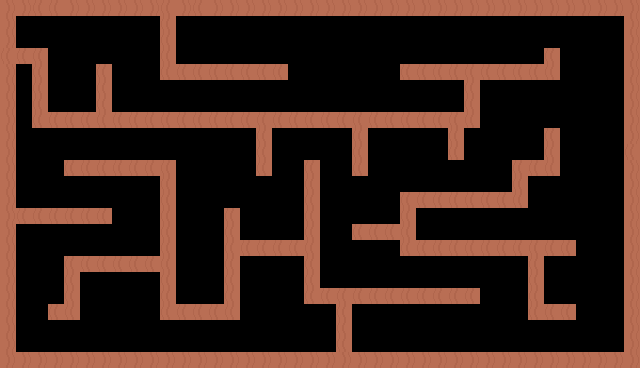

This game map was drawn from its Tiled (.tmx) file and the tilesets committed beside it. A one-line description and the trimmed map source follow:
An orthogonal 40x23 tile map with 16x16 px tiles, 1 tile layer (Tile Layer 1) and 69 objects (37x ColllisionRecs, 19x Diamond, 6x Fruit, 5x Shrinker, Player, ...).

<map version="1.10" tiledversion="1.10.2" orientation="orthogonal" renderorder="right-down" width="40" height="23" tilewidth="16" tileheight="16" infinite="0" nextlayerid="4" nextobjectid="120">
 <tileset firstgid="1" source="maize.tsx" />
 <layer id="1" name="Tile Layer 1" width="40" height="23">
  <data>[920 cells, 294 non-empty, 1 distinct tile ids]</data>
 </layer>
 <objectgroup id="2" name="Spawnpoints">
  <object id="1" name="Player" type="Player" x="64.8953" y="31.705" width="16" height="16" />
  <object id="4" name="Shrinker" type="Shrinker" x="198.853" y="28.9618" width="15.1667" height="15.5" />
  <object id="6" name="Orange" type="Fruit" x="132.872" y="32.1491" width="15" height="15" />
  <object id="21" name="Diamond" type="Diamond" x="46.0863" y="137.72" width="16.6667" height="16" />
  <object id="31" name="trophy" type="trophy" x="276.958" y="269.549" width="23.1364" height="28.5909" />
  <object id="53" name="Diamond" type="Diamond" x="93" y="287.333" width="16.6667" height="16" />
  <object id="54" name="Diamond" type="Diamond" x="193" y="250" width="16.6667" height="16" />
  <object id="55" name="Diamond" type="Diamond" x="493.667" y="316" width="16.6667" height="16" />
  <object id="56" name="Diamond" type="Diamond" x="363" y="264.667" width="16.6667" height="16" />
  <object id="57" name="Diamond" type="Diamond" x="523" y="214" width="16.6667" height="16" />
  <object id="58" name="Diamond" type="Diamond" x="595" y="84.6667" width="16.6667" height="16" />
  <object id="59" name="Diamond" type="Diamond" x="399.667" y="144" width="16.6667" height="16" />
  <object id="60" name="Orange" type="Fruit" x="282.5" y="219.833" width="15" height="15" />
  <object id="61" name="Orange" type="Fruit" x="357.833" y="312.5" width="15" height="15" />
  <object id="62" name="Orange" type="Fruit" x="451.167" y="214.5" width="15" height="15" />
  <object id="63" name="Orange" type="Fruit" x="507.833" y="267.167" width="15" height="15" />
  <object id="64" name="Orange" type="Fruit" x="553.833" y="283.167" width="15" height="15" />
  <object id="65" name="Shrinker" type="Shrinker" x="491.75" y="91.5833" width="15.1667" height="15.5" />
  <object id="66" name="Shrinker" type="Shrinker" x="597.75" y="264.917" width="15.1667" height="15.5" />
  <object id="67" name="Shrinker" type="Shrinker" x="558.417" y="326.917" width="15.1667" height="15.5" />
  <object id="68" name="Shrinker" type="Shrinker" x="417.083" y="324.917" width="15.1667" height="15.5" />
  <object id="69" name="Diamond" type="Diamond" x="191" y="146" width="16.6667" height="16" />
  <object id="70" name="Diamond" type="Diamond" x="137" y="188.667" width="16.6667" height="16" />
  <object id="71" name="Diamond" type="Diamond" x="250.333" y="324.667" width="16.6667" height="16" />
  <object id="72" name="Diamond" type="Diamond" x="247.667" y="278" width="16.6667" height="16" />
  <object id="73" name="Diamond" type="Diamond" x="303.667" y="315.333" width="16.6667" height="16" />
  <object id="74" name="Diamond" type="Diamond" x="129.667" y="286" width="16.6667" height="16" />
  <object id="75" name="Diamond" type="Diamond" x="27.6666" y="241.333" width="16.6667" height="16" />
  <object id="76" name="Diamond" type="Diamond" x="517" y="42.6667" width="16.6667" height="16" />
  <object id="77" name="Diamond" type="Diamond" x="301" y="38.6667" width="16.6667" height="16" />
  <object id="78" name="Diamond" type="Diamond" x="359" y="74" width="16.6667" height="16" />
  <object id="79" name="Diamond" type="Diamond" x="217" y="88" width="16.6667" height="16" />
 </objectgroup>
 <objectgroup id="3" name="Collisions">
  <object id="7" name="ColllisionRecs" type="ColllisionRecs" x="-2.25" y="4.625" width="621.333" height="10.0943" />
  <object id="8" name="ColllisionRecs" type="ColllisionRecs" x="2" y="352" width="624.333" height="5.33333" />
  <object id="26" name="ColllisionRecs" type="ColllisionRecs" x="620.667" y="16" width="16" height="336" />
  <object id="27" name="ColllisionRecs" type="ColllisionRecs" x="1.33333" y="18.6667" width="16" height="336" />
  <object id="44" name="ColllisionRecs" type="ColllisionRecs" x="303.368" y="162.146" width="16" height="137.131" />
  <object id="80" name="ColllisionRecs" type="ColllisionRecs" x="161.5" y="14.4345" width="16" height="65.131" />
  <object id="81" name="ColllisionRecs" type="ColllisionRecs" x="529.333" y="256.934" width="16" height="61.631" />
  <object id="82" name="ColllisionRecs" type="ColllisionRecs" x="161.333" y="161.434" width="16" height="157.131" />
  <object id="83" name="ColllisionRecs" type="ColllisionRecs" x="464.667" y="62.1012" width="16" height="65.131" />
  <object id="90" name="ColllisionRecs" type="ColllisionRecs" x="96" y="64.1012" width="16" height="49.131" />
  <object id="91" name="ColllisionRecs" type="ColllisionRecs" x="401.333" y="192.101" width="16" height="65.131" />
  <object id="92" name="ColllisionRecs" type="ColllisionRecs" x="223.333" y="220.101" width="16" height="94.4647" />
  <object id="94" name="ColllisionRecs" type="ColllisionRecs" x="32.6667" y="47.4345" width="16" height="81.131" />
  <object id="95" name="ColllisionRecs" type="ColllisionRecs" x="513.333" y="159.434" width="44.6667" height="15.131" />
  <object id="96" name="ColllisionRecs" type="ColllisionRecs" x="49.3333" y="111.434" width="416" height="14.4644" />
  <object id="97" name="ColllisionRecs" type="ColllisionRecs" x="401.667" y="64.7678" width="158" height="14.4644" />
  <object id="98" name="ColllisionRecs" type="ColllisionRecs" x="18.6667" y="208.768" width="90" height="15.7977" />
  <object id="99" name="ColllisionRecs" type="ColllisionRecs" x="546.667" y="128.768" width="16" height="45.131" />
  <object id="100" name="ColllisionRecs" type="ColllisionRecs" x="542.667" y="43.4345" width="16" height="19.7977" />
  <object id="101" name="ColllisionRecs" type="ColllisionRecs" x="14.6667" y="48.1011" width="22.6667" height="14.4644" />
  <object id="102" name="ColllisionRecs" type="ColllisionRecs" x="417.167" y="192.434" width="94.3334" height="14.4644" />
  <object id="104" name="ColllisionRecs" type="ColllisionRecs" x="448.667" y="131.434" width="16" height="28.4644" />
  <object id="105" name="ColllisionRecs" type="ColllisionRecs" x="352.667" y="129.768" width="16" height="44.4644" />
  <object id="106" name="ColllisionRecs" type="ColllisionRecs" x="64" y="256.101" width="95.3334" height="14.4644" />
  <object id="107" name="ColllisionRecs" type="ColllisionRecs" x="319" y="289.434" width="157.333" height="14.4644" />
  <object id="108" name="ColllisionRecs" type="ColllisionRecs" x="241.667" y="242.101" width="62.0001" height="14.4644" />
  <object id="109" name="ColllisionRecs" type="ColllisionRecs" x="178.333" y="304.101" width="62.0001" height="14.4644" />
  <object id="110" name="ColllisionRecs" type="ColllisionRecs" x="529.667" y="304.768" width="47.3334" height="14.4644" />
  <object id="111" name="ColllisionRecs" type="ColllisionRecs" x="513.5" y="175.768" width="16" height="31.2977" />
  <object id="112" name="ColllisionRecs" type="ColllisionRecs" x="256.667" y="128.768" width="16" height="46.4643" />
  <object id="113" name="ColllisionRecs" type="ColllisionRecs" x="64.3332" y="160.768" width="108.667" height="14.4644" />
  <object id="114" name="ColllisionRecs" type="ColllisionRecs" x="64.6667" y="256.768" width="16" height="65.131" />
  <object id="115" name="ColllisionRecs" type="ColllisionRecs" x="47.3333" y="304.768" width="16" height="16.4644" />
  <object id="116" name="ColllisionRecs" type="ColllisionRecs" x="334.667" y="306.101" width="16" height="44.4643" />
  <object id="117" name="ColllisionRecs" type="ColllisionRecs" x="176.333" y="64.1011" width="108.667" height="14.4644" />
  <object id="118" name="ColllisionRecs" type="ColllisionRecs" x="352.333" y="224.518" width="47.3334" height="14.4644" />
  </objectgroup>
</map>
<!-- 1 of 69 objects omitted -->
